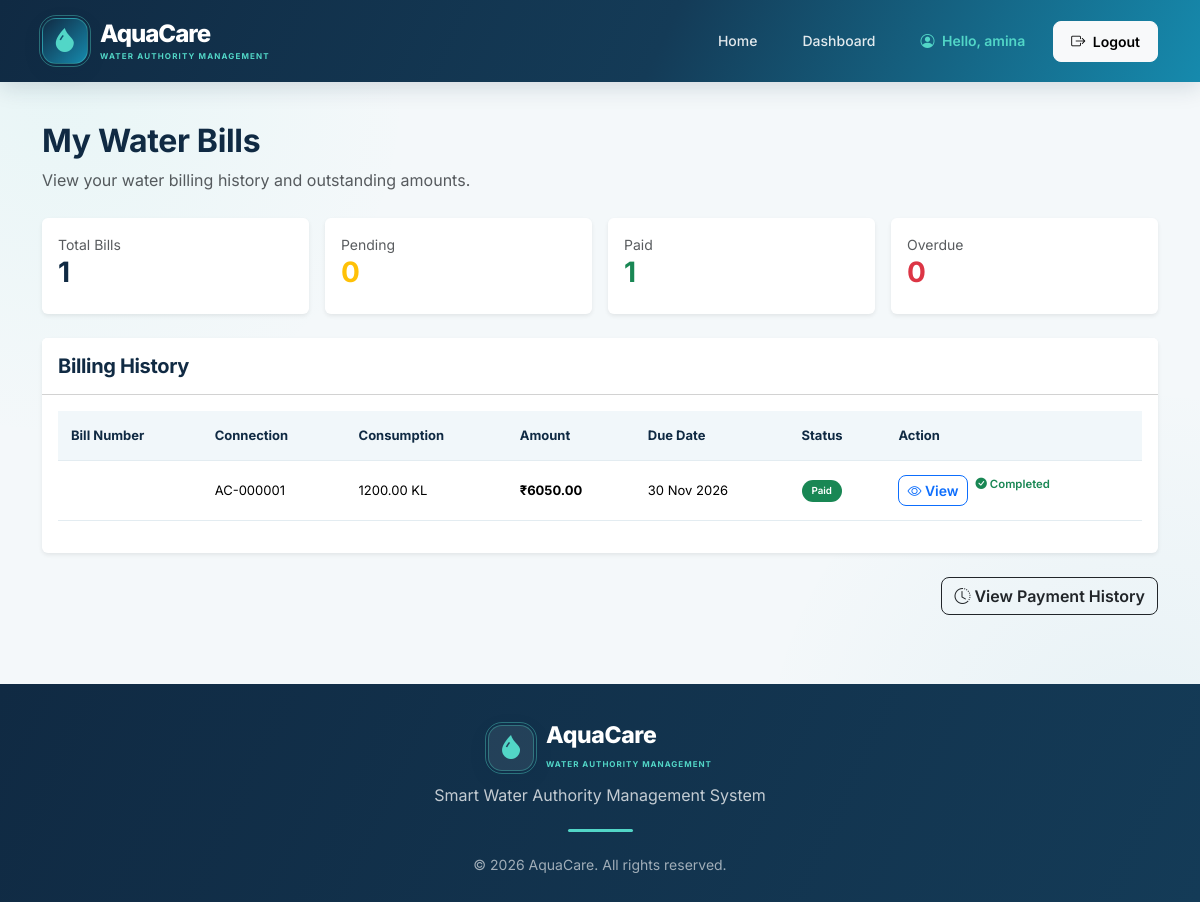
The page /my-bills/ (signed in) on the database its author committed.
### accounts/models.py (models this page shows, shortened)
class CustomUser(AbstractUser):
    class Role(models.TextChoices):
        CUSTOMER = 'CUSTOMER', 'Customer'
        STAFF = 'STAFF', 'Water Authority Staff'
        MANAGER = 'MANAGER', 'Department Manager'
    role = models.CharField(
        max_length=20,
        choices=Role.choices,
        default=Role.CUSTOMER
    )
    phone_number = models.CharField(
        max_length=15,
        blank=True,
        null=True
    )
    address = models.TextField(
        blank=True,
        null=True
    )

### billing/models.py (models this page shows, shortened)
class Bill(models.Model):
    class Status(models.TextChoices):
        PENDING = 'PENDING', 'Pending'
        PAID = 'PAID', 'Paid'
        OVERDUE = 'OVERDUE', 'Overdue'
    meter_reading = models.OneToOneField(
        MeterReading,
        on_delete=models.PROTECT,
        related_name='bill'
    )
    connection = models.ForeignKey(
        WaterConnection,
        on_delete=models.PROTECT,
        related_name='bills'
    )
    payment_number = models.CharField(
    max_length=30,
    unique=True,
    blank=True,
    null=True,
    default=None
)
    billing_period_start = models.DateField()
    billing_period_end = models.DateField()
    consumption = models.DecimalField(
        max_digits=12,
        decimal_places=2
    )
    rate_per_unit = models.DecimalField(
        max_digits=10,
        decimal_places=2
    )
    fixed_charge = models.DecimalField(
        max_digits=10,
        decimal_places=2,
        default=0
    )
    total_amount = models.DecimalField(
        max_digits=12,
        decimal_places=2,
        default=0
    )
    due_date = models.DateField()
    status = models.CharField(
        max_length=20,
        choices=Status.choices,
        default=Status.PENDING
    )
    generated_by = models.ForeignKey(
        settings.AUTH_USER_MODEL,
        on_delete=models.SET_NULL,
        null=True,
        blank=True,
        related_name='generated_bills'
    )
    generated_at = models.DateTimeField(auto_now_add=True)
    class Meta:
        ordering = ['-generated_at']

### customers/models.py (models this page shows, shortened)
class WaterConnection(models.Model):
    class ConnectionType(models.TextChoices):
        DOMESTIC = 'DOMESTIC', 'Domestic'
        COMMERCIAL = 'COMMERCIAL', 'Commercial'
        INDUSTRIAL = 'INDUSTRIAL', 'Industrial'
    class Status(models.TextChoices):
        PENDING = 'PENDING', 'Pending'
        APPROVED = 'APPROVED', 'Approved'
        REJECTED = 'REJECTED', 'Rejected'
    customer = models.ForeignKey(
        settings.AUTH_USER_MODEL,
        on_delete=models.CASCADE,
        related_name='water_connections'
    )
    connection_number = models.CharField(
        max_length=30,
        unique=True,
        blank=True,
        null=True
    )
    applicant_name = models.CharField(max_length=150)
    contact_number = models.CharField(max_length=15)
    property_address = models.TextField()
    connection_type = models.CharField(
        max_length=20,
        choices=ConnectionType.choices,
        default=ConnectionType.DOMESTIC
    )
    purpose = models.TextField(
        help_text='Explain why you need this water connection.'
    )
    status = models.CharField(
        max_length=20,
        choices=Status.choices,
        default=Status.PENDING
    )
    staff_remarks = models.TextField(blank=True)
    reviewed_by = models.ForeignKey(
        settings.AUTH_USER_MODEL,
        on_delete=models.SET_NULL,
        null=True,
        blank=True,
        related_name='reviewed_water_connections'
    )
    submitted_at = models.DateTimeField(auto_now_add=True)
    reviewed_at = models.DateTimeField(
        null=True,
        blank=True
    )
    class Meta:
        ordering = ['-submitted_at']

### billing/views.py (the view)
@role_required(CustomUser.Role.CUSTOMER)
def my_bills(request):
    bills = Bill.objects.filter(
        connection__customer=request.user
    ).select_related(
        'connection',
        'meter_reading'
    ).order_by('-generated_at')
    context = {
        'bills': bills,
        'total_bills': bills.count(),
        'pending_bills': bills.filter(
            status=Bill.Status.PENDING
        ).count(),
        'paid_bills': bills.filter(
            status=Bill.Status.PAID
        ).count(),
        'overdue_bills': bills.filter(
            status=Bill.Status.OVERDUE
        ).count(),
    }
    return render(
        request,
        'billing/my_bills.html',
        context
    )

### templates/billing/my_bills.html (shortened to what this page needs)
{% extends 'base.html' %}
{% block content %}
<div class="container py-4">
    <div class="mb-4">
        <h2>My Water Bills</h2>
        <p class="text-muted">
            View your water billing history and outstanding amounts.
        </p>
    </div>
    <div class="row g-3 mb-4">
        <div class="col-md-3">
            <div class="card border-0 shadow-sm p-3 h-100">
                <small class="text-muted">Total Bills</small>
                <h3>{{ total_bills }}</h3>
            </div>
        </div>
        <div class="col-md-3">
            <div class="card border-0 shadow-sm p-3 h-100">
                <small class="text-muted">Pending</small>
                <h3 class="text-warning">{{ pending_bills }}</h3>
            </div>
        </div>
        <div class="col-md-3">
            <div class="card border-0 shadow-sm p-3 h-100">
                <small class="text-muted">Paid</small>
                <h3 class="text-success">{{ paid_bills }}</h3>
            </div>
        </div>
        <div class="col-md-3">
            <div class="card border-0 shadow-sm p-3 h-100">
                <small class="text-muted">Overdue</small>
                <h3 class="text-danger">{{ overdue_bills }}</h3>
            </div>
        </div>
    </div>
    <div class="card border-0 shadow-sm">
        <div class="card-header bg-white py-3">
            <h5 class="mb-0">Billing History</h5>
        </div>
        <div class="card-body">
            {% if bills %}
                <div class="table-responsive">
                    <table class="table table-hover align-middle">
                        <thead class="table-light">
                            <tr>
                                <th>Bill Number</th>
                                <th>Connection</th>
                                <th>Consumption</th>
                                <th>Amount</th>
                                <th>Due Date</th>
                                <th>Status</th>
                                <th>Action</th>
                            </tr>
                        </thead>
                        <tbody>
                            {% for bill in bills %}
                                <tr>
                                    <td>
                                    </td>
                                    <td>
                                        {{ bill.connection.connection_number }}
                                    </td>
                                    <td>
                                        {{ bill.consumption }} KL
                                    </td>
                                    <td>
                                        <strong>
                                            ₹{{ bill.total_amount|floatformat:2 }}
                                        </strong>
                                    </td>
                                    <td>
                                        {{ bill.due_date|date:"d M Y" }}
                                    </td>
                                    <td>
                                        {% if bill.status == 'PAID' %}
                                            <span class="badge bg-success">
                                                Paid
                                            </span>
                                        {% elif bill.status == 'OVERDUE' %}
                                            <span class="badge bg-danger">
                                                Overdue
                                            </span>
                                        {% else %}
                                            <span class="badge bg-warning text-dark">
                                                Pending
                                            </span>
                                        {% endif %}
                                    </td>
                                    <td>
                                        <div class="d-flex flex-wrap gap-2">
                                            <a href="{% url 'bill_detail' bill.id %}"
                                               class="btn btn-outline-primary btn-sm">
                                                <i class="bi bi-eye"></i>
                                                View
                                            </a>
                                            {% if bill.status != 'PAID' %}
                                                <a href="{% url 'submit_payment' bill.id %}"
                                                   class="btn btn-success btn-sm">
                                                    <i class="bi bi-credit-card"></i>
                                                    Pay Now
                                                </a>
                                            {% else %}
                                                <span class="text-success small fw-semibold">
                                                    <i class="bi bi-check-circle-fill"></i>
                                                    Completed
                                                </span>
                                            {% endif %}
                                        </div>
                                    </td>
                                </tr>
                            {% endfor %}
                        </tbody>
                    </table>
                </div>
            {% endif %}
        </div>
    </div>
    <div class="mt-4 text-end">
        <a href="{% url 'payment_history' %}"
           class="btn btn-outline-dark">
            <i class="bi bi-clock-history"></i>
            View Payment History
        </a>
    </div>
</div>
{% endblock %}

### templates/base.html (shortened to what this page needs)
{% load static %}
<!DOCTYPE html>
<html lang="en">
<head>
    <link href="https://cdn.jsdelivr.net/npm/bootstrap@5.3.3/dist/css/bootstrap.min.css"
          rel="stylesheet">
    <link rel="stylesheet"
          href="https://cdn.jsdelivr.net/npm/bootstrap-icons@1.11.3/font/bootstrap-icons.min.css">
    <link rel="stylesheet" href="{% static 'css/style.css' %}">
</head>
<body>
    <nav class="navbar navbar-expand-lg navbar-dark aquacare-navbar">
        <div class="container">
            <a class="navbar-brand aqua-brand" href="{% url 'home' %}">
                <span class="aqua-logo-icon">
                    <i class="bi bi-droplet-fill"></i>
                </span>
                <span class="aqua-brand-text">
                    <strong>AquaCare</strong>
                    <small>WATER AUTHORITY MANAGEMENT</small>
                </span>
            </a>
            <div class="collapse navbar-collapse" id="mainNavbar">
                <ul class="navbar-nav ms-auto align-items-lg-center">
                    <li class="nav-item">
                        <a class="nav-link" href="{% url 'home' %}">
                            Home
                        </a>
                    </li>
                    {% if user.is_authenticated %}
                        {% if user.role == 'CUSTOMER' %}
                            <li class="nav-item">
                                <a class="nav-link"
                                   href="{% url 'customer_dashboard' %}">
                                    Dashboard
                                </a>
                            </li>
                        {% endif %}
                        <li class="nav-item">
                            <span class="nav-link user-welcome">
                                <i class="bi bi-person-circle me-1"></i>
                                Hello, {{ user.first_name|default:user.username }}
                            </span>
                        </li>
                        <li class="nav-item ms-lg-2">
                            <form method="POST" action="{% url 'logout' %}">
                                <button type="submit"
                                        class="btn btn-light btn-sm logout-btn">
                                    <i class="bi bi-box-arrow-right me-1"></i>
                                    Logout
                                </button>
                            </form>
                        </li>
                    {% endif %}
                </ul>
            </div>
        </div>
    </nav>
    <main class="main-content">
        {% block content %}
        {% endblock %}
    </main>
    <footer class="aquacare-footer">
        <div class="container">
            <div class="footer-brand">
                <span class="aqua-logo-icon footer-logo-icon">
                    <i class="bi bi-droplet-fill"></i>
                </span>
                <div class="footer-brand-text">
                    <h5>AquaCare</h5>
                    <small>WATER AUTHORITY MANAGEMENT</small>
                </div>
            </div>
            <p class="footer-description">
                Smart Water Authority Management System
            </p>
            <div class="footer-divider"></div>
            <small class="footer-copyright">
                © 2026 AquaCare. All rights reserved.
            </small>
        </div>
    </footer>
</body>
</html>

### rows shown on the page
CustomUser: first_name "amina"
Bill: connection.connection_number "AC-000001", consumption "1200.00", total_amount "6050.00", due_date "30 Nov 2026", status "Paid"

### other values the page prints
{{ total_bills }} "1"
{{ pending_bills }} "0"
{{ paid_bills }} "1"
{{ overdue_bills }} "0"
